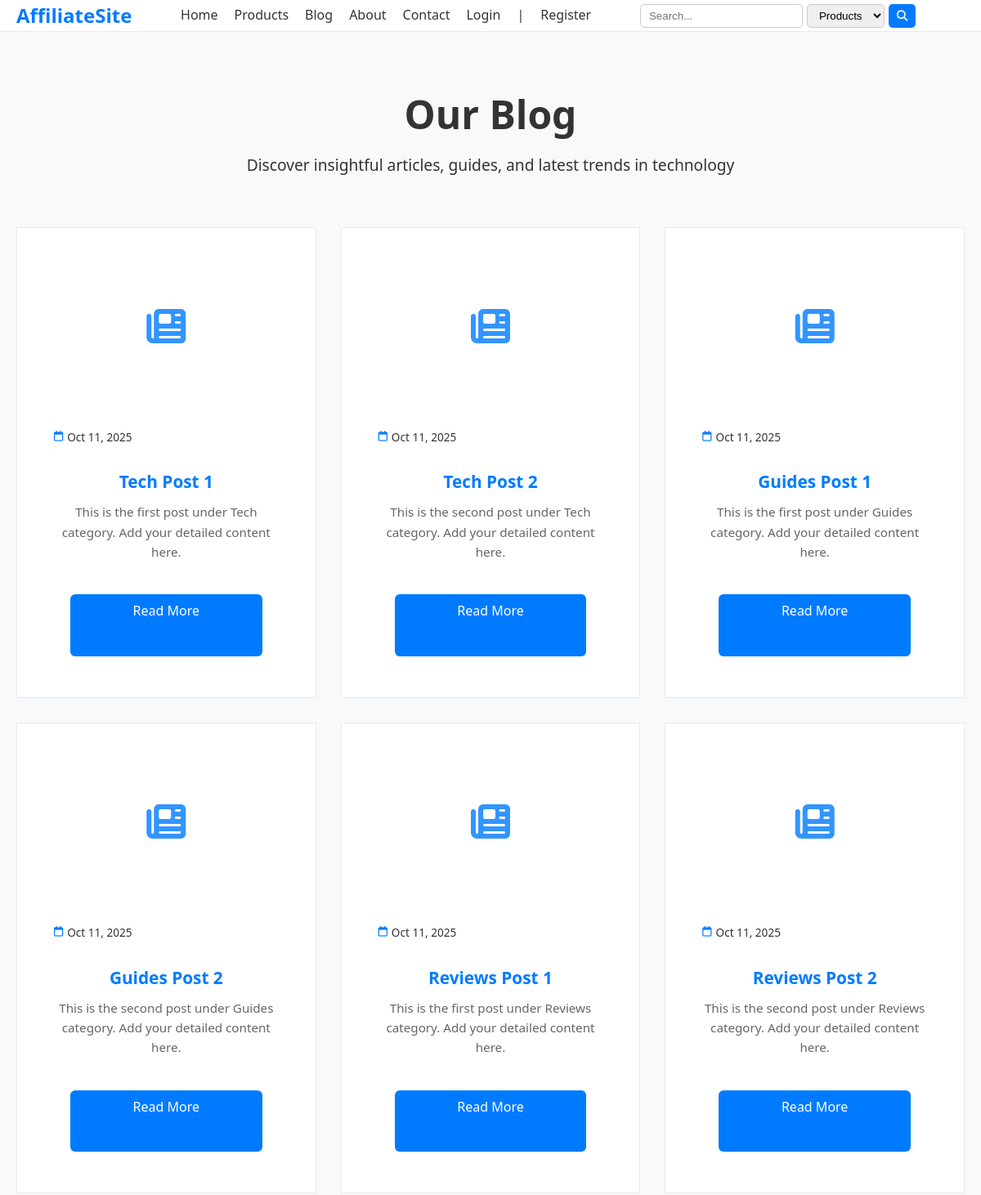
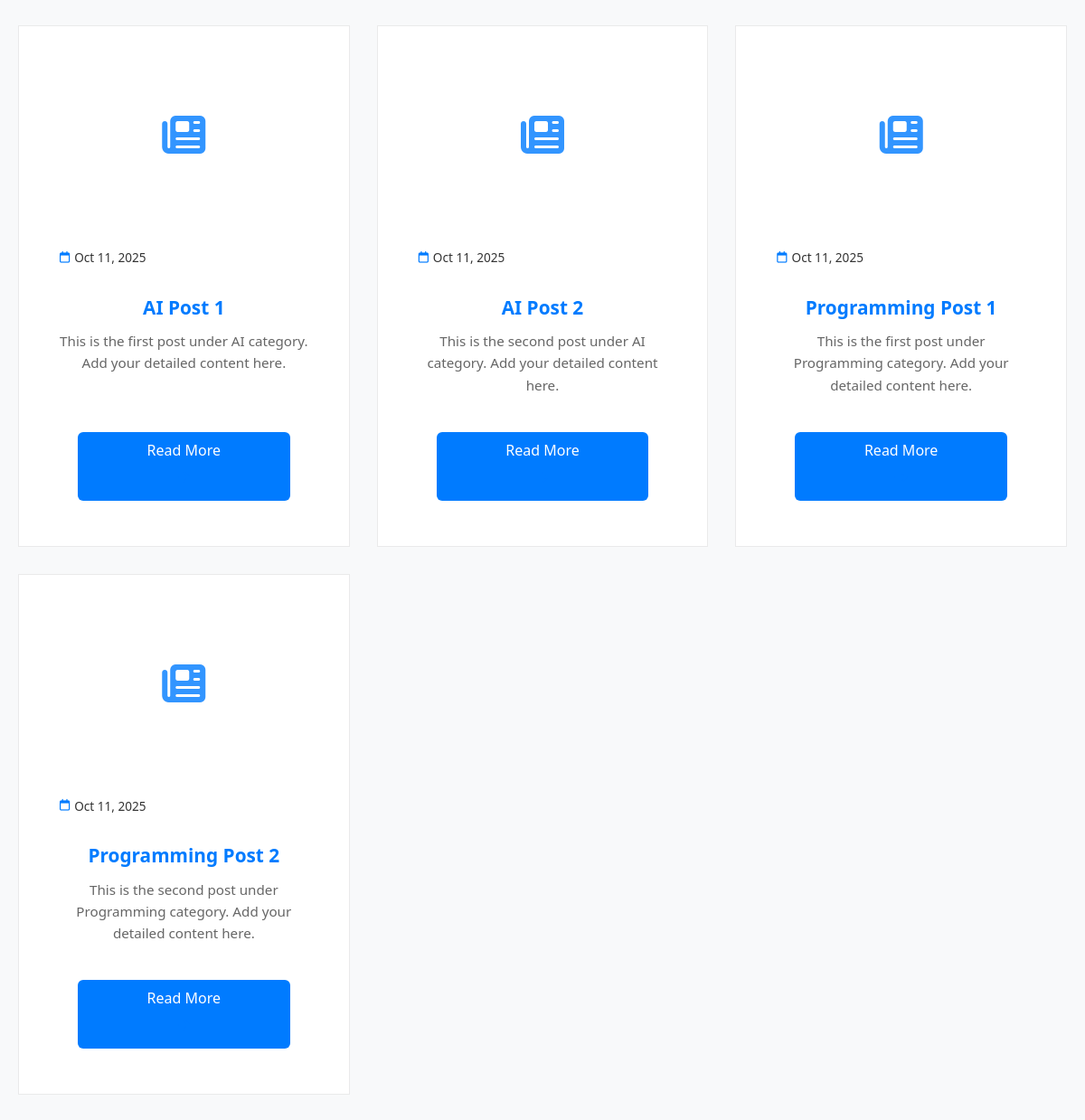
Screenshot of /blog/ with the database file from the repository (2 pictures, top to bottom).
### blog/models.py (models this page shows, shortened)
class BlogPost(models.Model):
    title = models.CharField(max_length=200)
    content = models.TextField()
    category = models.ForeignKey(BlogCategory, on_delete=models.CASCADE, related_name='posts')
    created_at = models.DateTimeField(auto_now_add=True)

### blog/views.py (the view)
# urls.py: path('', views.blog_list, name='blog_list'),
def blog_list(request):
    category_name = request.GET.get('category')
    if category_name:
        posts = BlogPost.objects.filter(category__name=category_name)
    else:
        posts = BlogPost.objects.all()
    categories = BlogCategory.objects.all()
    return render(request, 'blog/blog_list.html', {
        'posts': posts,
        'categories': categories,
        'active_category': category_name,
    })

### blog/templates/blog/blog_list.html (shortened to what this page needs)
{% extends 'base.html' %}
{% block content %}
<div class="blog-container container">
    <section class="blog-header">
        <h1>Our Blog</h1>
        <p class="blog-subtitle">Discover insightful articles, guides, and latest trends in technology</p>
    </section>
    <div class="blog-grid grid-3x3">
        {% for post in posts %}
        <article class="blog-card card">
            <div class="card-image">
                {% if post.image %}
                    <img src="{{ post.image.url }}" alt="{{ post.title }}">
                {% else %}
                    <div class="card-image-placeholder">
                        <i class="fas fa-newspaper"></i>
                    </div>
                {% endif %}
                <div class="card-category">
                    {% if post.category %}
                        <span class="category-tag">{{ post.category.name }}</span>
                    {% endif %}
                </div>
            </div>
            <div class="card-content">
                <div class="card-meta">
                    <span class="publish-date">
                        <i class="far fa-calendar"></i>
                        {{ post.created_at|date:"M j, Y" }}
                    </span>
                </div>
                <h3 class="card-title">
                    <a href="{% url 'blog:blog_detail' post.pk %}">{{ post.title }}</a>
                </h3>
                <p class="card-excerpt">{{ post.content|striptags|truncatewords:25 }}</p>
                <div class="card-footer">
                    <a href="{% url 'blog:blog_detail' post.pk %}" class="btn btn-outline">
                        Read More
                        <i class="fas fa-arrow-right"></i>
                    </a>
                </div>
            </div>
        </article>
        {% endfor %}
    </div>
</div>
{% endblock %}

### static/css/style.css (style rules this page uses)
body { font-family: 'Roboto', sans-serif; margin: 0; padding: 0; background-color: #f9f9f9; color: #333; }
a { text-decoration: none; color: inherit; }
.container { max-width: 1200px; margin: 0 auto; padding: 0 20px; }
.card { background-color: #fff; padding: 20px; flex: 1 1 calc(50% - 20px); text-align: center; border-radius: 10px; border: 1px solid #eaeaea; box-shadow: 0 5px 15px rgba(0,0,0,0.05); transition: transform 0.3s, box-shadow 0.3s; }
.card h3 { margin: 15px 0 10px; }
.card p { font-size: 0.9rem; color: #555; }
.card i { color: #007bff; }
.card { background-color: #fff; padding: 15px; border-radius: 10px; border: 1px solid #eaeaea; box-shadow: 0 5px 15px rgba(0,0,0,0.05); transition: transform 0.3s, box-shadow 0.3s; }
.btn { display: inline-block; margin-top: 10px; padding: 8px 15px; background-color: #007bff; color: #fff; border-radius: 5px; text-decoration: none; transition: 0.3s; }
.blog-card { flex: 1 1 calc(50% - 20px); }
.blog-card h3 a { color: #007bff; text-decoration: none; }
.blog-card p { font-size: 0.9rem; color: #555; }
.blog-container { margin-top: 30px; }
.blog-card { background-color: #fff; border-radius: 10px; border: 1px solid #eaeaea; padding: 20px; box-shadow: 0 5px 15px rgba(0,0,0,0.05); transition: transform 0.3s, box-shadow 0.3s; display: flex; flex-direction: column; }
.blog-card h3 { color: #007bff; margin-bottom: 10px; font-size: 1.2rem; }
.blog-card h3 a { text-decoration: none; }
.blog-card p { font-size: 0.95rem; color: #555; flex-grow: 1; }
.blog-card .btn { margin-top: 10px; align-self: flex-start; padding: 8px 15px; border-radius: 6px; background-color: #007bff; color: #fff; text-decoration: none; transition: 0.3s; }
* { margin: 0; padding: 0; box-sizing: border-box; }
body { font-family: 'Segoe UI', Tahoma, Geneva, Verdana, sans-serif; line-height: 1.6; color: #333; background-color: #f8f9fa; }
.card { background: white; border-radius: 8px; overflow: hidden; box-shadow: 0 4px 15px rgba(0, 0, 0, 0.08); transition: transform 0.3s, box-shadow 0.3s; height: 100%; display: flex; flex-direction: column; }
.card a { text-decoration: none; color: inherit; display: flex; flex-direction: column; height: 100%; }
.card-image { height: 180px; overflow: hidden; }
.card-content { padding: 20px; flex-grow: 1; display: flex; flex-direction: column; }
.card h3 { font-size: 1.2rem; margin-bottom: 10px; color: #2c3e50; line-height: 1.4; }
.card p { color: #666; margin-bottom: 15px; flex-grow: 1; }

### templates/base.html (style rules this page uses)
h1, h2, h3, h4, h5, h6 { font-weight: 600; line-height: 1.3; margin-bottom: 0.5rem; color: var(--secondary-color); }
h1 { font-size: 2.5rem; }
h3 { font-size: 1.5rem; }
p { margin-bottom: 1rem; }
a { color: var(--primary-color); text-decoration: none; transition: var(--transition); }
.btn { display: inline-block; padding: 10px 20px; border-radius: var(--border-radius); text-decoration: none; font-weight: 500; text-align: center; transition: var(--transition); border: none; cursor: pointer; font-family: inherit; }
.btn-outline { background: transparent; color: var(--primary-color); border: 1px solid var(--primary-color); }
.card { background: white; border-radius: var(--border-radius); overflow: hidden; box-shadow: var(--box-shadow); transition: var(--transition); }
.card-image { height: 200px; overflow: hidden; }
.card-content { padding: 20px; }
.card-footer { padding: 15px 20px; background: var(--light-color); border-top: 1px solid var(--gray-light); }
.grid-3x3 { display: grid; grid-template-columns: repeat(3, 1fr); gap: 25px; }

### rows the page displays
BlogPost: created_at "Oct 11, 2025", title "Tech Post 1", content "This is the first post under Tech category. Add your detailed content here."
BlogPost: created_at "Oct 11, 2025", title "Tech Post 2", content "This is the second post under Tech category. Add your detailed content here."
BlogPost: created_at "Oct 11, 2025", title "Guides Post 1", content "This is the first post under Guides category. Add your detailed content here."
BlogPost: created_at "Oct 11, 2025", title "Guides Post 2", content "This is the second post under Guides category. Add your detailed content here."
BlogPost: created_at "Oct 11, 2025", title "Reviews Post 1", content "This is the first post under Reviews category. Add your detailed content here."
BlogPost: created_at "Oct 11, 2025", title "Reviews Post 2", content "This is the second post under Reviews category. Add your detailed content here."
BlogPost: created_at "Oct 11, 2025", title "AI Post 1", content "This is the first post under AI category. Add your detailed content here."
BlogPost: created_at "Oct 11, 2025", title "AI Post 2", content "This is the second post under AI category. Add your detailed content here."
BlogPost: created_at "Oct 11, 2025", title "Programming Post 1", content "This is the first post under Programming category. Add your detailed content here."
BlogPost: created_at "Oct 11, 2025", title "Programming Post 2", content "This is the second post under Programming category. Add your detailed content here."
